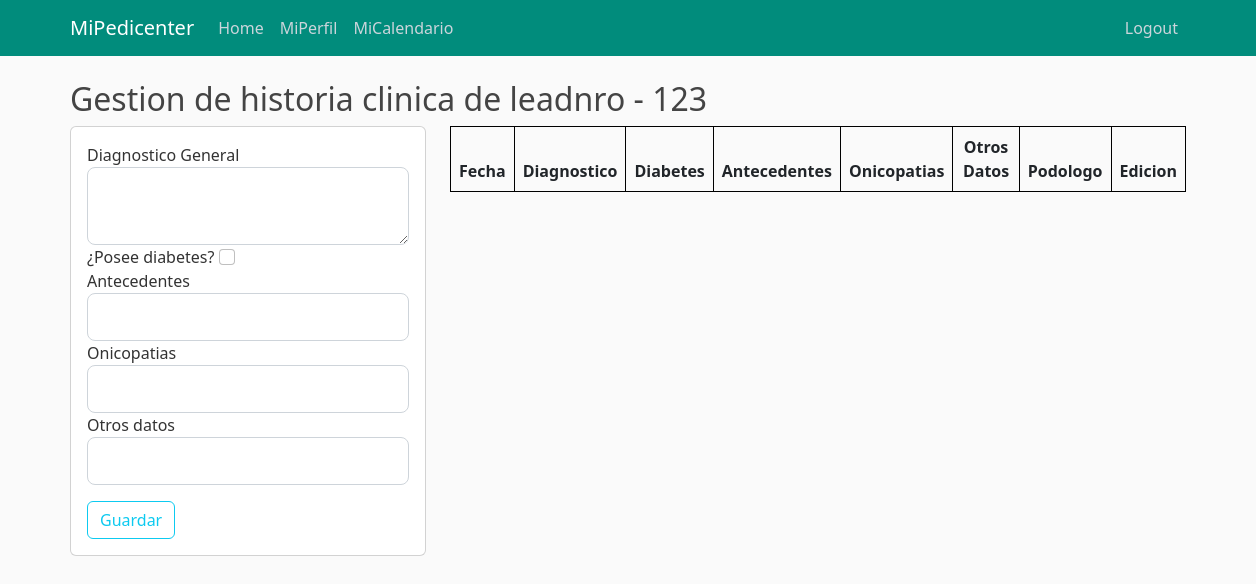
/historias-clinicas/123 (signed in), run on an earlier commit of the app's database.
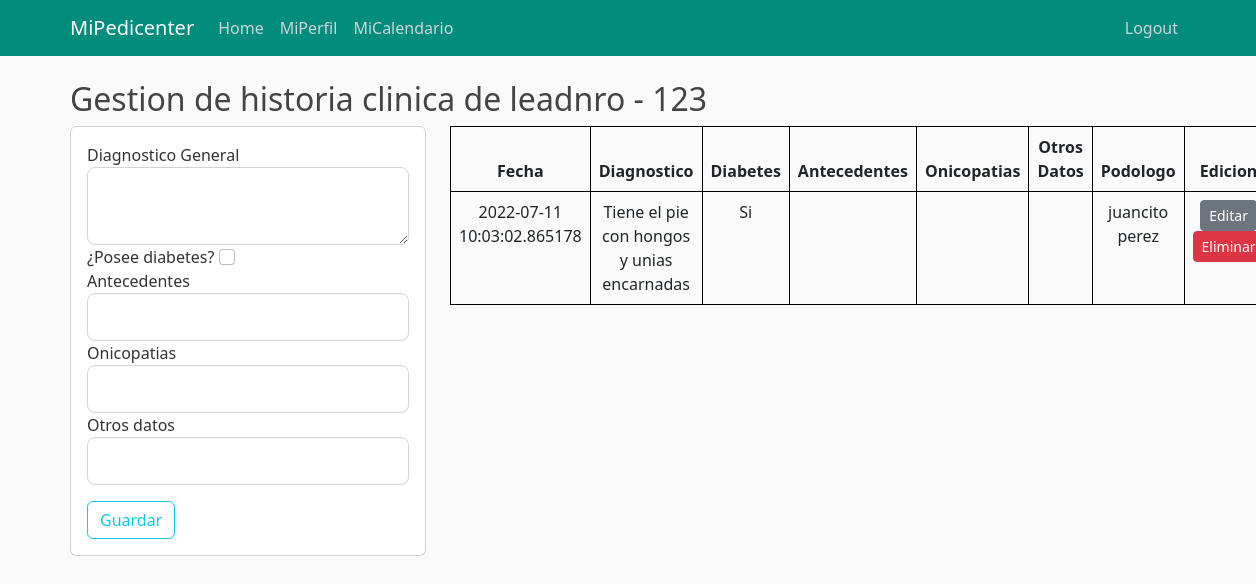
And on a later commit of the database.
### appmipedicenter/models.py (models this page shows, shortened)
class Historiaclinica(db.Model):
        id_historia_clinica = db.Column(db.Integer, primary_key=True)
        datetime = db.Column(db.DateTime, nullable=False, default=datetime.utcnow)
        diagnostico = db.Column(db.Text, nullable=False)
        diabetes = db.Column(db.Boolean, nullable = True)
        antecedentes = db.Column(db.String, nullable=True)
        onicopatias = db.Column(db.String, nullable=True)
        otros_datos = db.Column(db.Text, nullable=True)
        id_empleado = db.Column(db.Integer, db.ForeignKey('empleado.id'), nullable=False)
        id_cliente = db.Column(db.Integer, db.ForeignKey('cliente.id_cliente'), nullable=False)

class Empleado(db.Model, UserMixin):
        id = db.Column(db.String, primary_key=True) # Es E-mail
        dni = db.Column(db.Integer, unique=True, nullable=False)
        username = db.Column(db.String, nullable=False)
        fecha_nacimiento = db.Column(db.Date, nullable=False)
        telefono = db.Column(db.Integer, nullable=False)
        password = db.Column(db.String, nullable=False)
        id_tipo = db.Column(db.Integer, db.ForeignKey('tipoempleado.id_tipo'), nullable=False)
        historia_clinica = db.relationship('Historiaclinica', backref='Escritor', lazy=True)
        turno = db.relationship('Turno', backref='Podologo', lazy=True)

### appmipedicenter/routes.py (the view, shortened to what this page needs)
@app.route("/historias-clinicas/<int:id_cliente>", methods=['GET', 'POST'])
@login_required
def historias_clinicas(id_cliente):
        cliente = Cliente.query.filter_by(id_cliente = id_cliente).first()
        historias_clinicas = Historiaclinica.query.filter_by(id_cliente = id_cliente).all()
        form = HistoriaClinicaForm()
        if current_user.is_authenticated and current_user.id_tipo == 1:
                title_str = "Historial de "+ cliente.username
                lista_podologos = Empleado.query.filter_by(id_tipo = 1).all()
                return render_template('historias_clinicas.html', title=title_str, cliente=cliente, historias_clinicas=historias_clinicas, form=form, lista_podologos = lista_podologos)
        return redirect(url_for('home'))

### appmipedicenter/forms.py
class HistoriaClinicaForm(FlaskForm):
    diagnostico = TextAreaField('Diagnostico General', validators=[DataRequired()])
    diabetes = BooleanField('¿Posee diabetes?')
    antecedentes = StringField('Antecedentes')
    onicopatias = StringField('Onicopatias')
    otros_datos = StringField('Otros datos')
    submit = SubmitField('Guardar')

### appmipedicenter/models.py (called while the page is built)
@login_manager.user_loader
def load_user(empleado_id):
        return Empleado.query.get(empleado_id)

### appmipedicenter/templates/historias_clinicas.html (shortened to what the changed rows need)
{% extends "layout.html" %}
{% block header %}
    <link rel="stylesheet" type="text/css" href="https://cdn.datatables.net/1.12.1/css/jquery.dataTables.css">
{% endblock header %}
{% block content %}
    <div class="row ${1| ,row-cols-2,row-cols-3, auto,justify-content-md-center,|}">
        <h2>Gestion de historia clinica de {{ cliente.username }} - {{ cliente.id_cliente }}</h2>
    </div>
    <div class="row ${1| ,row-cols-2,row-cols-3, auto,justify-content-md-center,|}">
        <div class="col-md-8">
            <table id="tablaclientes" class = "table">
                <thead>
                    <tr>
                        <th>Fecha</th>
                        <th>Diagnostico</th>
                        <th>Diabetes</th>
                        <th>Antecedentes</th>
                        <th>Onicopatias</th>
                        <th>Otros Datos</th>
                        <th>Podologo</th>
                        <th>Edicion</th>
                    </tr>
                </thead>
                <tbody>
                    {% for i in historias_clinicas %}
                    <tr>
                        <td>{{i.datetime}}</td>
                        <td>{{i.diagnostico}}</td>
                        <td>
                            {% if i.diabetes %}
                                Si
                            {% else%}
                                No
                            {% endif %}
                        </td>
                        <td>{{i.antecedentes}}</td>
                        <td>{{i.onicopatias}}</td>
                        <td>{{i.otros_datos}}</td>
                        <td>
                            {% for j in lista_podologos %}
                                {% if j.id == i.id_empleado %}
                                    {{ j.username }}
                                {% endif %}
                            {% endfor %}
                        </td>
                        <td width = "130">
                            <a href="{{ url_for('editar_historia', id_historia = i.id_historia_clinica) }}" class = "btn btn-secondary btn-sm">Editar</a>
                            <a href="{{ url_for('eliminar_historia', id_historia = i.id_historia_clinica) }}" class = "btn btn-danger btn-delete btn-sm">Eliminar</a>
                        </td>
                    </tr>
                    {% endfor %}
                </tbody>
            </table>
        </div>
    </div>
{% endblock content %}

What changed in the data, as far as the page shows it:
added Historiaclinica: datetime "2022-07-11 10:03:02.865178", diagnostico "Tiene el pie con hongos y unias encarnadas", diabetes "Si"
now on this page (row unchanged): Empleado: username "juancito perez"
